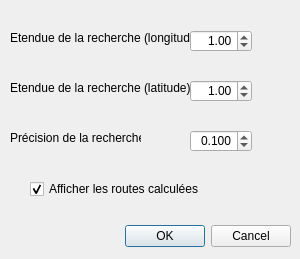
<?xml version="1.0" encoding="UTF-8"?>
<ui version="4.0">
 <class>finePosit_ui</class>
 <widget class="QDialog" name="finePosit_ui">
  <property name="geometry">
   <rect>
    <x>0</x>
    <y>0</y>
    <width>300</width>
    <height>259</height>
   </rect>
  </property>
  <property name="windowTitle">
   <string>Dialog</string>
  </property>
  <widget class="QDialogButtonBox" name="buttonBox">
   <property name="geometry">
    <rect>
     <x>-50</x>
     <y>220</y>
     <width>341</width>
     <height>32</height>
    </rect>
   </property>
   <property name="orientation">
    <enum>Qt::Horizontal</enum>
   </property>
   <property name="standardButtons">
    <set>QDialogButtonBox::Cancel|QDialogButtonBox::Ok</set>
   </property>
  </widget>
  <widget class="QLabel" name="label">
   <property name="geometry">
    <rect>
     <x>10</x>
     <y>30</y>
     <width>181</width>
     <height>16</height>
    </rect>
   </property>
   <property name="text">
    <string>Etendue de la recherche (longitude)</string>
   </property>
  </widget>
  <widget class="QLabel" name="label_2">
   <property name="geometry">
    <rect>
     <x>10</x>
     <y>130</y>
     <width>131</width>
     <height>16</height>
    </rect>
   </property>
   <property name="text">
    <string>Précision de la recherche</string>
   </property>
  </widget>
  <widget class="QDoubleSpinBox" name="etendueLon">
   <property name="geometry">
    <rect>
     <x>190</x>
     <y>30</y>
     <width>62</width>
     <height>22</height>
    </rect>
   </property>
   <property name="alignment">
    <set>Qt::AlignRight|Qt::AlignTrailing|Qt::AlignVCenter</set>
   </property>
   <property name="minimum">
    <double>0.010000000000000</double>
   </property>
   <property name="maximum">
    <double>10.000000000000000</double>
   </property>
   <property name="singleStep">
    <double>1.000000000000000</double>
   </property>
   <property name="value">
    <double>1.000000000000000</double>
   </property>
  </widget>
  <widget class="QDoubleSpinBox" name="step">
   <property name="geometry">
    <rect>
     <x>190</x>
     <y>130</y>
     <width>62</width>
     <height>22</height>
    </rect>
   </property>
   <property name="alignment">
    <set>Qt::AlignRight|Qt::AlignTrailing|Qt::AlignVCenter</set>
   </property>
   <property name="decimals">
    <number>3</number>
   </property>
   <property name="minimum">
    <double>0.001000000000000</double>
   </property>
   <property name="maximum">
    <double>1.000000000000000</double>
   </property>
   <property name="singleStep">
    <double>0.010000000000000</double>
   </property>
   <property name="value">
    <double>0.100000000000000</double>
   </property>
  </widget>
  <widget class="QCheckBox" name="drawRoute">
   <property name="geometry">
    <rect>
     <x>30</x>
     <y>180</y>
     <width>171</width>
     <height>18</height>
    </rect>
   </property>
   <property name="text">
    <string>Afficher les routes calculées</string>
   </property>
   <property name="checked">
    <bool>true</bool>
   </property>
  </widget>
  <widget class="QDoubleSpinBox" name="etendueLat">
   <property name="geometry">
    <rect>
     <x>190</x>
     <y>80</y>
     <width>62</width>
     <height>22</height>
    </rect>
   </property>
   <property name="alignment">
    <set>Qt::AlignRight|Qt::AlignTrailing|Qt::AlignVCenter</set>
   </property>
   <property name="minimum">
    <double>0.010000000000000</double>
   </property>
   <property name="maximum">
    <double>10.000000000000000</double>
   </property>
   <property name="singleStep">
    <double>1.000000000000000</double>
   </property>
   <property name="value">
    <double>1.000000000000000</double>
   </property>
  </widget>
  <widget class="QLabel" name="label_3">
   <property name="geometry">
    <rect>
     <x>10</x>
     <y>80</y>
     <width>181</width>
     <height>16</height>
    </rect>
   </property>
   <property name="text">
    <string>Etendue de la recherche (latitude)</string>
   </property>
  </widget>
 </widget>
 <tabstops>
  <tabstop>etendueLon</tabstop>
  <tabstop>etendueLat</tabstop>
  <tabstop>step</tabstop>
  <tabstop>drawRoute</tabstop>
  <tabstop>buttonBox</tabstop>
 </tabstops>
 <resources/>
 <connections>
  <connection>
   <sender>buttonBox</sender>
   <signal>accepted()</signal>
   <receiver>finePosit_ui</receiver>
   <slot>accept()</slot>
   <hints>
    <hint type="sourcelabel">
     <x>248</x>
     <y>254</y>
    </hint>
    <hint type="destinationlabel">
     <x>157</x>
     <y>274</y>
    </hint>
   </hints>
  </connection>
  <connection>
   <sender>buttonBox</sender>
   <signal>rejected()</signal>
   <receiver>finePosit_ui</receiver>
   <slot>reject()</slot>
   <hints>
    <hint type="sourcelabel">
     <x>316</x>
     <y>260</y>
    </hint>
    <hint type="destinationlabel">
     <x>286</x>
     <y>274</y>
    </hint>
   </hints>
  </connection>
 </connections>
</ui>
